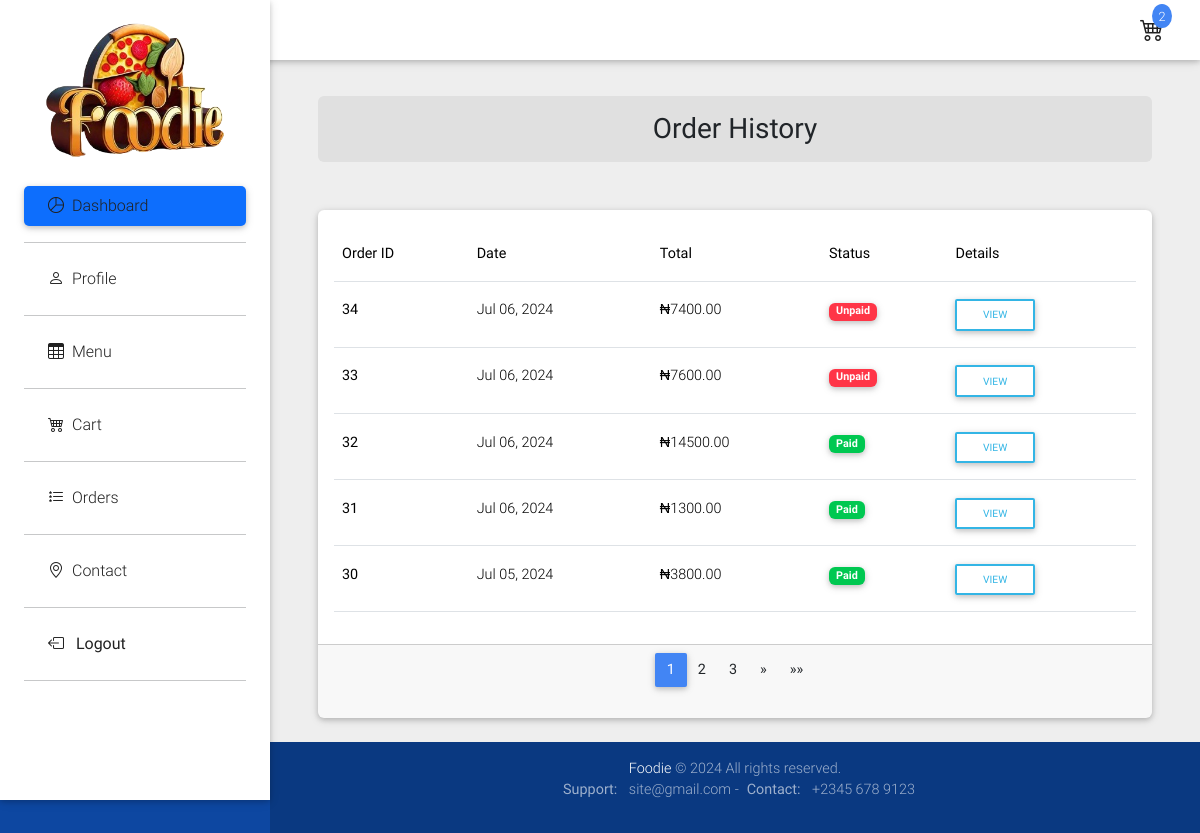
/orders/ (signed in), run on an earlier commit of the app's database.
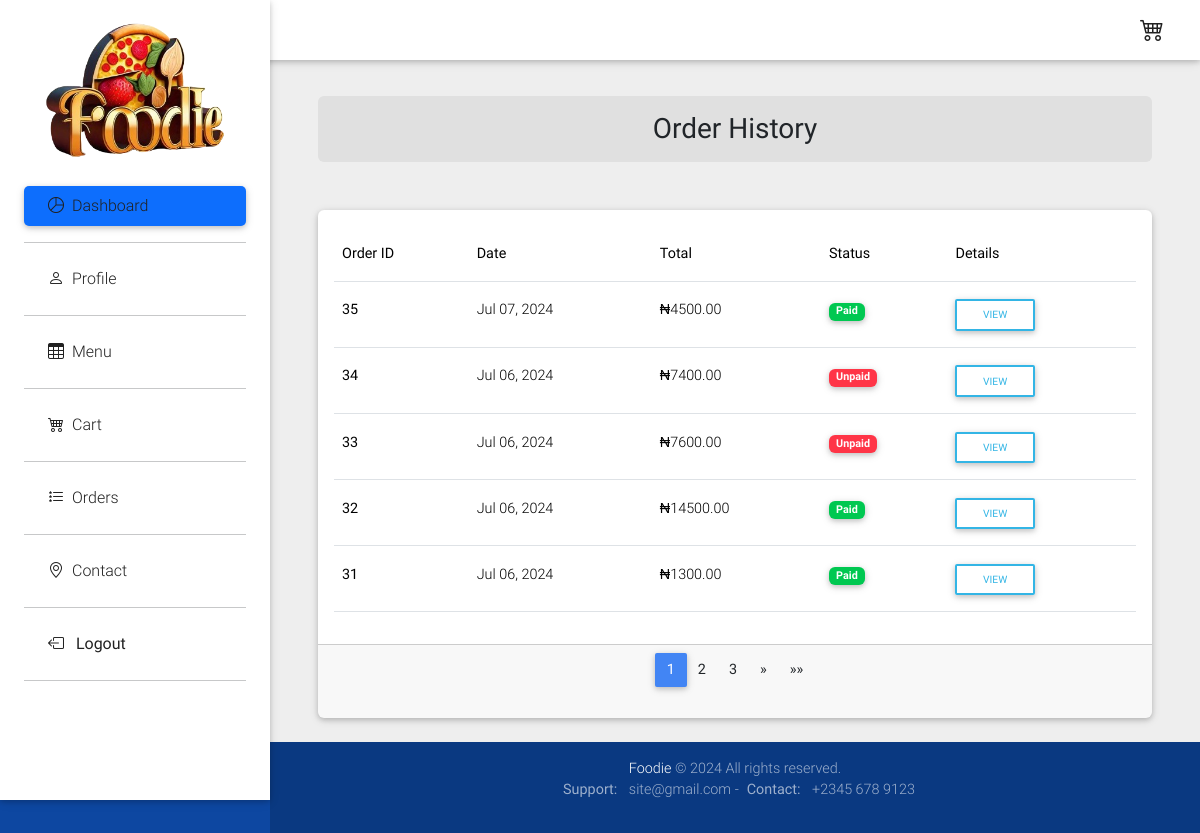
And on a later commit of the database.
### order/models.py (models this page shows, shortened)
class Order(models.Model):
    user = models.ForeignKey(settings.AUTH_USER_MODEL, on_delete=models.CASCADE)
    created_at = models.DateTimeField(auto_now_add=True)
    updated_at = models.DateTimeField(auto_now=True)
    first_name = models.CharField(max_length=50)
    last_name = models.CharField(max_length=50)
    email = models.EmailField()
    phone = models.CharField(max_length=15, null=True)
    address = models.CharField(max_length=255)
    postal_code = models.CharField(max_length=20)
    city = models.CharField(max_length=100)
    extra_details = models.TextField(blank=True)
    paid = models.BooleanField(default=False)
    proof_of_payment = models.ImageField(upload_to='proofs_of_payment/', blank=True, null=True)
    payment_reference = models.CharField(max_length=100, blank=True, null=True)
    pystk_ref = models.CharField(max_length=100, null=True, blank=True)
    def get_total_cost(self):
        return sum(item.get_cost() for item in self.items.all())

class OrderItem(models.Model):
    order = models.ForeignKey(Order, related_name='items', on_delete=models.CASCADE)
    menu_item = models.ForeignKey('menu.MenuItem', on_delete=models.CASCADE)
    price = models.DecimalField(max_digits=10, decimal_places=2)
    quantity = models.PositiveIntegerField(default=1)
    def get_cost(self):
        return self.price * self.quantity

### accounts/views.py (the view)
# urls.py: path('orders/', user_order, name='orders'),
@login_required
def user_order(request):
    orderss = Order.objects.filter(user=request.user).order_by('-created_at')
    cart = get_object_or_404(Cart, user=request.user)
    cart_count = cart.items.count()
    paginator = Paginator(orderss, 5)  # Show 5 orders per page
    page_number = request.GET.get('page')
    page_obj = paginator.get_page(page_number)
    return render(request, 'accounts/user_order.html', {'orderss': orderss, 'page_obj': page_obj, 'cart_count': cart_count,})

### core/context_processors.py (called while the page is built)
def site_settings(request):
    settings = SiteSettings.objects.first()
    return {'site_settings': settings}

### accounts/templates/accounts/user_order.html (shortened to what the changed rows need)
{% extends 'accounts/base.html' %}
{% block content %}
<main class="pt-5 mx-lg-5">
    <div class="">
        <div class="row justify-content-center">
            <div class="container">
                <div class="card">
                    <div class="card-body">
                        {% if page_obj %}
                            <div class="table-responsive">
                                <table class="table table-hover">
                                    <thead class="thead-light">
                                        <tr>
                                            <th scope="col">Order ID</th>
                                            <th scope="col">Date</th>
                                            <th scope="col">Total</th>
                                            <th scope="col">Status</th>
                                            <th scope="col">Details</th>
                                        </tr>
                                    </thead>
                                    <tbody>
                                        {% for order in page_obj %}
                                            <tr>
                                                <th scope="row">{{ order.id }}</th>
                                                <td>{{ order.created_at|date:"M d, Y" }}</td>
                                                <td>&#x20A6;{{ order.get_total_cost }}</td>
                                                <td>
                                                    <span class="badge rounded {% if order.paid %}badge-success{% else %}badge-danger{% endif %}">
                                                        {{ order.paid|yesno:"Paid,Unpaid" }}
                                                    </span>
                                                </td>
                                                <td>
                                                    <a href="{% url 'order_detail' order.id %}" class="btn btn-sm btn-outline-info">View</a>
                                                </td>
                                            </tr>
                                        {% endfor %}
                                    </tbody>
                                </table>
                            </div>
                        {% else %}
                            <p class="text-center">No orders found.</p>
                        {% endif %}
                    </div>
                    <div class="card-footer">
                        <nav aria-label="Page navigation">
                            <ul class="pagination justify-content-center">
                                {% for num in page_obj.paginator.page_range %}
                                    {% if page_obj.number == num %}
                                        <li class="page-item active"><span class="page-link">{{ num }}</span></li>
                                    {% elif num > page_obj.number|add:-3 and num < page_obj.number|add:3 %}
                                        <li class="page-item"><a class="page-link" href="?page={{ num }}">{{ num }}</a></li>
                                    {% endif %}
                                {% endfor %}
                            </ul>
                        </nav>
                    </div>
                </div>
            </div>
        </div>
    </div>
</main>
{% endblock %}

### accounts/templates/accounts/base.html (shortened to what this page needs)
<!DOCTYPE html>
<html lang="en">
{% load static %}
<head>
  <link rel="stylesheet" href="https://use.fontawesome.com/releases/v5.11.2/css/all.css">
  <link href="{% static 'assets/bootstrap/css/bootstrap.min.css' %}" rel="stylesheet">
  <link href="{% static 'assets/css/mdb.min.css' %}" rel="stylesheet">
  <link href="{% static 'assets/bootstrap-icons/bootstrap-icons.css' %}" rel="stylesheet">
  <link href="{% static 'assets/css/style.min.css' %}" rel="stylesheet">
</head>
<body class="grey lighten-3">
  <header>
    <nav class="navbar fixed-top navbar-expand-lg navbar-light white scrolling-navbar">
      <div class="container-fluid">
        <div class="d-flex justify-content-center">
            <div class="cart-icon me-4">
                <a href="{% url 'cart_detail' %}" class="text-dark">
                    <i class="bi bi-cart4"></i>
                </a>
                {% if cart_count > 0 %}
                    <span class="cart-badge bg-primary">{{ cart_count }}</span>
                {% endif %}
            </div>
        </div>
      </div>
    </nav>
    <div class="sidebar-fixed position-fixed" id="navbarSupportedContent">
      <a class="p-3 waves-effect" href="{% url "index" %}">
          <img src="{{ site_settings.site_logo.url }}" class="img-fluid" style="height: 100%; width: 100%;" alt="Logo">
      </a>
      <div class="list-group list-group-flush">
          <ul class="nav nav-pills flex-column mb-auto">
              <li class="nav-item">
                  <a href="{% url "dashboard" %}" class="nav-link mb-2 text-dark active" aria-current="page">
                      <i class="mx-2 bi bi-pie-chart mr-3"></i>Dashboard
                  </a>
                  <hr>
              </li>
              <li class="nav-item">
                  <a href="{% url "profile" %}" class="nav-link mb-2 text-dark" aria-current="page">
                      <i class="mx-2 bi bi-person mr-3"></i>Profile
                  </a>
                  <hr>
              </li>
              <li class="nav-item">
                  <a href="{% url "menu_list" %}" class="nav-link mb-2 text-dark" aria-current="page">
                      <i class="mx-2 bi bi-table mr-3"></i>Menu
                  </a>
                  <hr>
              </li>
              <li class="nav-item">
                  <a href="{% url "cart_detail" %}" class="nav-link mb-2 text-dark" aria-current="page">
                      <i class="mx-2 bi bi-cart4 mr-3"></i>Cart
                  </a>
                  <hr>
              </li>
              <li class="nav-item">
                  <a href="{% url "orders" %}" class="nav-link mb-2 text-dark" aria-current="page">
                      <i class="mx-2 bi bi-list-stars mr-3"></i>Orders
                  </a>
                  <hr>
              </li>
              <li class="nav-item">
                <a href="{% url "contact" %}" class="nav-link mb-2 text-dark" aria-current="page">
                    <i class="mx-2 bi bi-geo-alt mr-3"></i>Contact
                </a>
                <hr>
              </li>
              <li class="nav-item">
                  <div class="nav-link mb-2 text-dark" aria-current="page">
                      <i class="mx-2 bi bi-box-arrow-left mr-3"></i>
                      <form method="post" action="{% url 'logout' %}" class="d-inline">
                          <button type="submit" class="bg-transparent border-0 p-0 text-dark" style="text-align: left;">Logout</button>
                      </form>
                  </div>
                  <hr>
              </li>
          </ul>
      </div>
  </div>
  </header>
  {% block content %}
  {% endblock %}
  <footer class="page-footer text-center font-small primary-color-dark darken-2 mt-4 wow fadeIn">
    <div class="footer-copyright py-3">
      <a href="{% url "index" %}" target="_blank">{{ site_settings.site_title }}</a> © 2024 All rights reserved.
      <p><strong class="mx-2">Support: </strong>{{ site_settings.support_email }} -<strong class="mx-2">Contact: </strong>{{ site_settings.contact_number }}</p>
    </div>
  </footer>
</body>
</html>

What changed in the data, as far as the page shows it:
no longer on this page (row unchanged): Order: id "30", created_at "Jul 05, 2024", get_total_cost "3800.00", paid "Paid"
added Order: id "35", created_at "Jul 07, 2024", get_total_cost "4500.00", paid "Paid"
Also different on the page:
{{ cart_count }}: "2" → (not shown)
